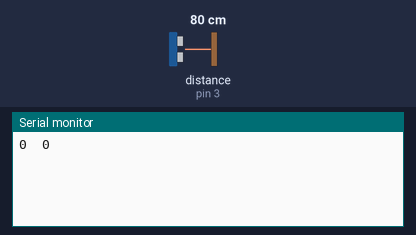
Bench run of a sketch on a simulated Arduino Uno, built with avr-gcc and run on an emulated ATmega328P. On the bench: the last lines printed to the serial monitor. Wiring (inferred from the names in the program): ultrasonic range finder: trigger pin 2; echo pin 3. Inputs (shaded band) come from the test bench; at power-on: distance to the obstacle (sensor on pin 3) 80 cm. The echo pulse lasts 58.3 µs per cm.

Above: at 1.2 s.
1.3 s: distance to the obstacle (sensor on pin 3) set to 2 cm
At 2.4 s:
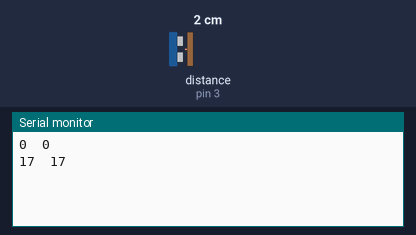
2.8 s: distance to the obstacle (sensor on pin 3) set to 4 cm
At 2.8 s:
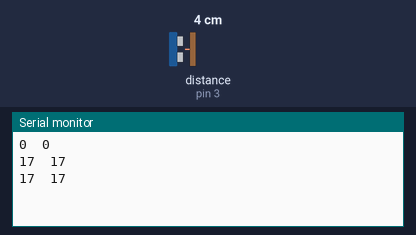
Timing chart, 0 to 5.8 s (numbered marks = the images above; inputs shaded):
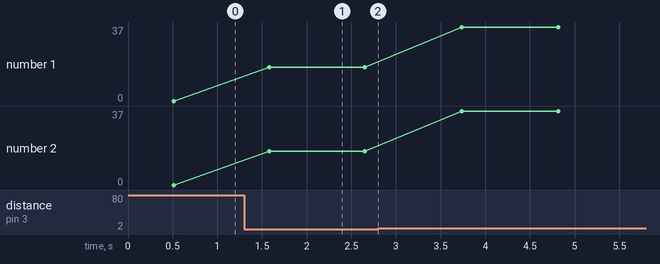

Measured:
- after the input at 1.3 s, the serial monitor: prints a new line after 0.28 s (image 1)
- plotted number 1: 0 → 17 after the input at 1.3 s, 17 → 37 after the input at 2.8 s
- plotted number 2: 0 → 17 after the input at 1.3 s, 17 → 37 after the input at 2.8 s

The sketch:

test_metr.ino
```cpp
// Укажем, что к каким пинам подключено
int trigPin = 2;
int echoPin = 3;
unsigned long t;
void setup()
{
  Serial.begin (115200);
  pinMode(trigPin, OUTPUT);
  pinMode(echoPin, INPUT);
  t = millis();
}
unsigned long  sen_dur;
int sen_dir[100];
int gradat[10] = {0, 0, 0, 0, 0, 0, 0, 0, 0, 0};
int mm, tmp, min_dur, max_dur, max_gradat, max_gradat_index;
void loop()
{
  unsigned long duration, distance;
  sen_dur = 0;

  for(int i = 0; i < 10; i++)
  {
    gradat[i] = 0;
  }
  for (int i = 0; i < 100; i++)
  {
    digitalWrite(trigPin, LOW);
    delayMicroseconds(2);
    // Теперь установим высокий уровень на пине Trig
    digitalWrite(trigPin, HIGH);
    // Подождем 10 μs
    delayMicroseconds(10);
    digitalWrite(trigPin, LOW);
    duration = pulseIn(echoPin, HIGH, 5000);
    sen_dur += duration;
    sen_dir[i] = duration;
  }
  min_dur = sen_dir[0];
  max_dur = sen_dir[0];
  for(int i = 0; i < 100; i++)
  {
    if(min_dur > sen_dir[i])
    {
      min_dur = sen_dir[i];
    }
    if(max_dur < sen_dir[i])
    {
      max_dur = sen_dir[i];
    }
  }

  for(int i = 0; i < 100; i++)
  {
    gradat[int(map(sen_dir[i], min_dur, max_dur, 0, 10))]++;

  }
  max_gradat = gradat[0];
  max_gradat_index = 0;

  for(int i = 0; i < 10; i++)
  {
    if(max_gradat < gradat[i])
    {
      max_gradat = gradat[i];
      max_gradat_index = i;
    }
  }
  sen_dur = sen_dur / 100;
  if(sen_dur > 300)
  {
    //mm = 0.00028671 * sen_dur * sen_dur + 5.44540188 * sen_dur + 117.17137;
    mm = (-5.44540188 + sqrt(5.44540188 * 5.4450188 - 4 * 0.00028671 * (117.17137 - sen_dur))) / (2 * 0.00028671);
  }
  else
  {
    mm = sen_dur / 5.8;
  }
  Serial.print(mm);
  Serial.print("  ");

  for(int i = 0; i < 100; i++)
  {
    if(map(sen_dir[i], min_dur, max_dur, 0, 10) == max_gradat_index)
    {
      sen_dur = sen_dir[i];
    }
  }

  if(sen_dur > 300)
  {
    //mm = 0.00028671 * sen_dur * sen_dur + 5.44540188 * sen_dur + 117.17137;
    mm = (-5.44540188 + sqrt(5.44540188 * 5.4450188 - 4 * 0.00028671 * (117.17137 - sen_dur))) / (2 * 0.00028671);
  }
  else
  {
    mm = sen_dur / 5.8;
  }
  Serial.print(mm);
  Serial.print('\n');
  delay(1000);
}
```
